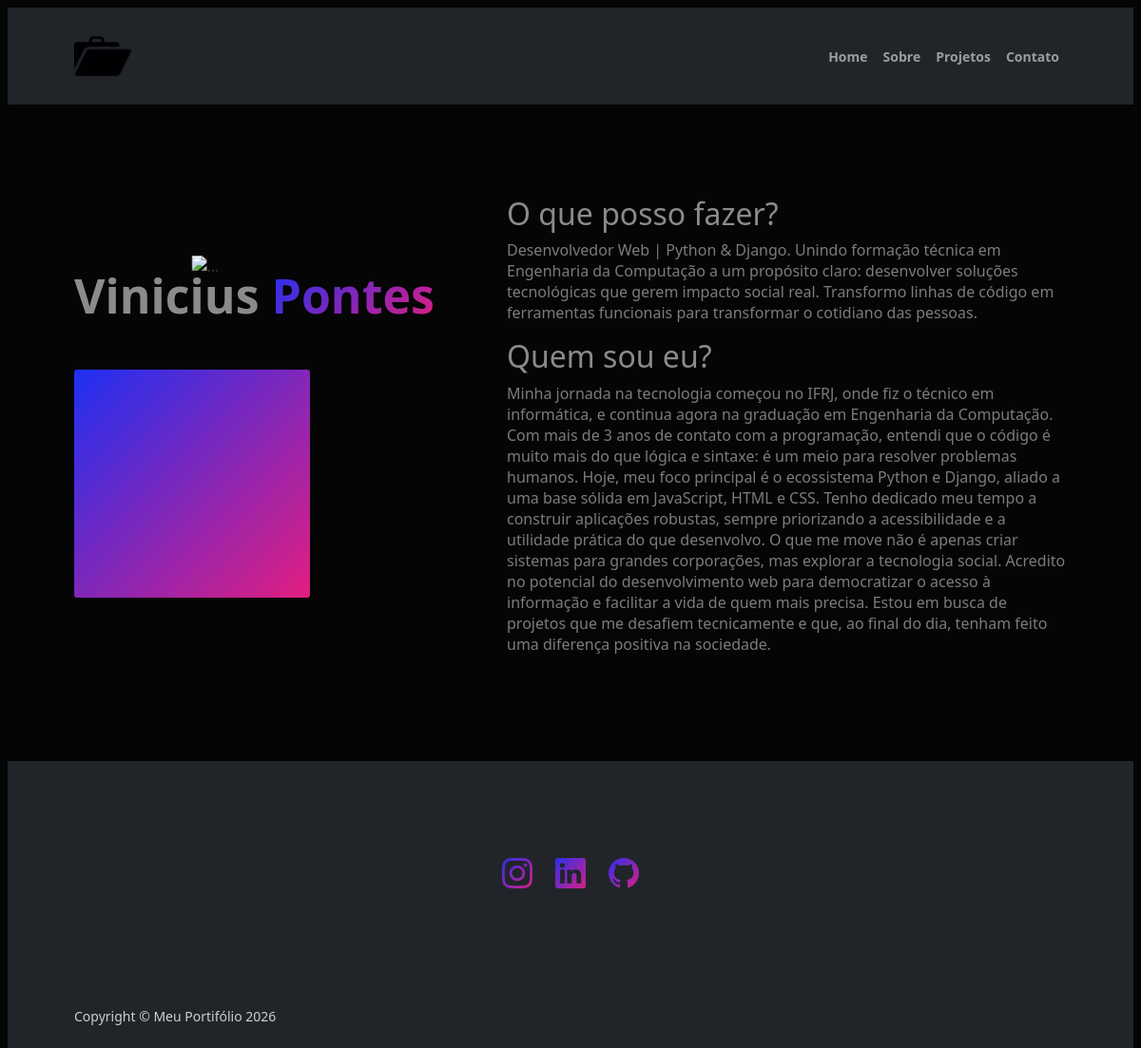
Screenshot of /sobre/1 with the database file from the repository.
### portifolio/models.py (models this page shows, shortened)
class Profile (models.Model):
    nome = models.CharField(max_length=100)
    titulo_profissional = models.CharField(max_length=255)
    bio_curta = models.TextField()
    bio_longa = models.TextField()
    email = models.EmailField()
    link_git = models.CharField()
    link_linkedin = models.CharField()

### portifolio/views.py (the view)
# urls.py: path('sobre/<int:id_profile>', views.sobre, name='sobre'),
def sobre (resquest, id_profile):
    perfil = Profile.objects.get(id = id_profile)
    context = {'perfil': perfil}
    return render(resquest, 'sobre.html', context)

### portifolio/templates/sobre.html (shortened to what this page needs)
{% extends 'base.html' %}
{% block content %}
    <header class="py-5">
        <div class="container px-5 pb-5">
            <div class="row gx-5 align-items-center">
                <div class="col-5">
                    <div class="text-xxl-start">
                        <h1 class="fw-bolder mb-5" style="color: rgb(139, 139, 139); font-size: 50px;">Vinicius <span class="text-gradient d-inline">Pontes</span></h1>
                        <div class="profile2 bg-gradient-primary-to-secondary">
                            {% load static %} <img class="profile2-img" src="{% static 'assets/foto_perfil2.png' %} " alt="..." />
                        </div>
                    </div>
                </div>
                <div class="col-7">
                    <h2  style="color: rgb(139, 139, 139);">O que posso fazer?</h2>
                    <p class="class="text-muted" style="color: rgb(124, 124, 124);">{{perfil.bio_curta}}</p>
                    <h2 style="color: rgb(139, 139, 139);">Quem sou eu?</h2>
                    <p class="class=" text-muted" style="color: rgb(124, 124, 124);">{{perfil.bio_longa}}</p>
                </div>
            </div>
        </div>
    </header>
{% endblock %}

### rows the page displays
Profile: bio_curta "Desenvolvedor Web | Python & Django. Unindo formação técnica em Engenharia da Computação a um propósito claro: desenvolver soluções tecnológicas que gerem impacto social real. Transformo linhas de código em ferramentas funcionais para transformar o cotidiano das pessoas.", bio_longa "Minha jornada na tecnologia começou no IFRJ, onde fiz o técnico em informática, e continua agora na graduação em Engenharia da Computação. Com mais de 3 anos de contato com a programação, entendi que o código é muito mais do que lógica e sintaxe: é um meio para resolver problemas humanos. Hoje, meu foco principal é o ecossistema Python e Django, aliado a uma base sólida em JavaScript, HTML e CSS. Tenho dedicado meu tempo a construir aplicações robustas, sempre priorizando a acessibilidade e a utilidade prática do que desenvolvo. O que me move não é apenas criar sistemas para grandes corporações, mas explorar a tecnologia social. Acredito no potencial do desenvolvimento web para democratizar…"
